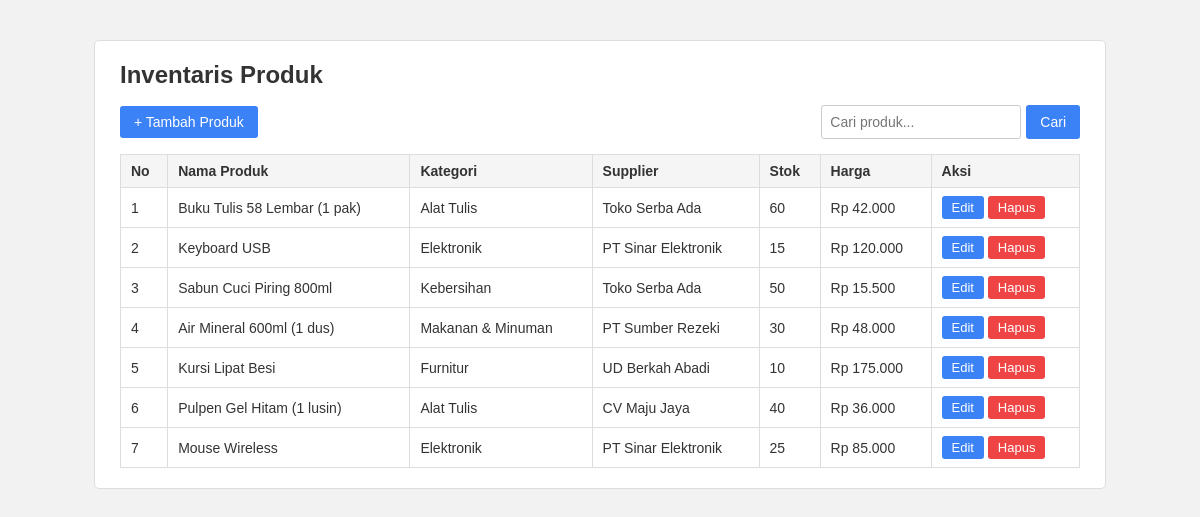
The page / on the database its author committed.
### tables this page shows
CREATE TABLE produk (
    id INT AUTO_INCREMENT PRIMARY KEY,
    nama_produk VARCHAR(150) NOT NULL,
    kategori_id INT NOT NULL,
    supplier_id INT NOT NULL,
    stok INT NOT NULL DEFAULT 0,
    harga DECIMAL(12, 2) NOT NULL DEFAULT 0,
    created_at TIMESTAMP DEFAULT CURRENT_TIMESTAMP,
    CONSTRAINT fk_produk_kategori FOREIGN KEY (kategori_id)
        REFERENCES kategori(id) ON UPDATE CASCADE ON DELETE RESTRICT,
    CONSTRAINT fk_produk_supplier FOREIGN KEY (supplier_id)
        REFERENCES supplier(id) ON UPDATE CASCADE ON DELETE RESTRICT
);

CREATE TABLE kategori (
    id INT AUTO_INCREMENT PRIMARY KEY,
    nama_kategori VARCHAR(100) NOT NULL UNIQUE
);

CREATE TABLE supplier (
    id INT AUTO_INCREMENT PRIMARY KEY,
    nama_supplier VARCHAR(100) NOT NULL,
    telepon VARCHAR(20),
    alamat VARCHAR(255)
);

### config/helpers.php (called while the page is built, shortened)
<?php
function e($teks)
{
    return htmlspecialchars((string) $teks, ENT_QUOTES, 'UTF-8');
}
function rupiah($angka)
{
    return 'Rp ' . number_format($angka, 0, ',', '.');
}

### index.php (the view, shortened to what this page needs)
<?php
require 'config/helpers.php';
$db = Database::getInstance()->getConnection();
$cari = trim($_GET['cari'] ?? '');
$sql = 'SELECT p.id, p.nama_produk, p.stok, p.harga,
               k.nama_kategori, s.nama_supplier
        FROM produk p
        JOIN kategori k ON p.kategori_id = k.id
        JOIN supplier s ON p.supplier_id = s.id';
$sql .= ' ORDER BY p.id DESC';
$stmt = $db->prepare($sql);
$stmt->execute();
$produk = $stmt->fetchAll();
?>
<!DOCTYPE html>
<html lang="id">
<head>
    <link rel="stylesheet" href="assets/style.css">
</head>
<body>
    <div class="container">
        <h1>Inventaris Produk</h1>
        <div class="toolbar">
            <a href="create.php" class="btn">+ Tambah Produk</a>
            <form method="get" action="index.php" class="search">
                <input type="text" name="cari" placeholder="Cari produk..." value="<?= e($cari) ?>">
                <button type="submit" class="btn">Cari</button>
            </form>
        </div>
        <table>
            <thead>
                <tr>
                    <th>No</th>
                    <th>Nama Produk</th>
                    <th>Kategori</th>
                    <th>Supplier</th>
                    <th>Stok</th>
                    <th>Harga</th>
                    <th>Aksi</th>
                </tr>
            </thead>
            <tbody>
                <?php foreach ($produk as $i => $row): ?>
                    <tr>
                        <td><?= $i + 1 ?></td>
                        <td><?= e($row['nama_produk']) ?></td>
                        <td><?= e($row['nama_kategori']) ?></td>
                        <td><?= e($row['nama_supplier']) ?></td>
                        <td><?= e($row['stok']) ?></td>
                        <td><?= e(rupiah($row['harga'])) ?></td>
                        <td class="aksi">
                            <a href="edit.php?id=<?= e($row['id']) ?>" class="btn btn-small">Edit</a>
                            <form method="post" action="delete.php"
                                  onsubmit="return confirm('Yakin ingin menghapus produk ini?');">
                                <button type="submit" class="btn btn-small btn-danger">Hapus</button>
                            </form>
                        </td>
                    </tr>
                <?php endforeach; ?>
            </tbody>
        </table>
    </div>
</body>
</html>

### assets/style.css (style rules this page uses)
body { font-family: Arial, sans-serif; background: #f2f2f2; margin: 0; color: #333; }
.container { max-width: 960px; margin: 40px auto; background: #fff; padding: 20px 25px; border: 1px solid #ddd; border-radius: 5px; }
h1 { margin-top: 0; font-size: 24px; }
.toolbar { display: flex; justify-content: space-between; align-items: center; flex-wrap: wrap; gap: 10px; margin-bottom: 15px; }
.search { display: flex; gap: 5px; }
.search input { width: 200px; margin: 0; }
table { width: 100%; border-collapse: collapse; font-size: 14px; }
th, td { border: 1px solid #ddd; padding: 8px 10px; text-align: left; }
th { background: #f5f5f5; }
.aksi { white-space: nowrap; }
.aksi form { display: inline; }
input, select { width: 100%; padding: 8px; margin-top: 4px; border: 1px solid #ccc; border-radius: 3px; box-sizing: border-box; font-size: 14px; }
.btn { display: inline-block; padding: 8px 14px; background: #3b82f6; color: #fff; border: none; border-radius: 3px; cursor: pointer; text-decoration: none; font-size: 14px; }
.btn-small { padding: 4px 10px; font-size: 13px; }
.btn-danger { background: #ef4444; }

### rows shown on the page
produk: nama_produk "Buku Tulis 58 Lembar (1 pak)", kategori.nama_kategori "Alat Tulis", supplier.nama_supplier "Toko Serba Ada", stok "60", harga "Rp 42.000"
produk: nama_produk "Keyboard USB", kategori.nama_kategori "Elektronik", supplier.nama_supplier "PT Sinar Elektronik", stok "15", harga "Rp 120.000"
produk: nama_produk "Sabun Cuci Piring 800ml", kategori.nama_kategori "Kebersihan", supplier.nama_supplier "Toko Serba Ada", stok "50", harga "Rp 15.500"
produk: nama_produk "Air Mineral 600ml (1 dus)", kategori.nama_kategori "Makanan & Minuman", supplier.nama_supplier "PT Sumber Rezeki", stok "30", harga "Rp 48.000"
produk: nama_produk "Kursi Lipat Besi", kategori.nama_kategori "Furnitur", supplier.nama_supplier "UD Berkah Abadi", stok "10", harga "Rp 175.000"
produk: nama_produk "Pulpen Gel Hitam (1 lusin)", kategori.nama_kategori "Alat Tulis", supplier.nama_supplier "CV Maju Jaya", stok "40", harga "Rp 36.000"
produk: nama_produk "Mouse Wireless", kategori.nama_kategori "Elektronik", supplier.nama_supplier "PT Sinar Elektronik", stok "25", harga "Rp 85.000"
